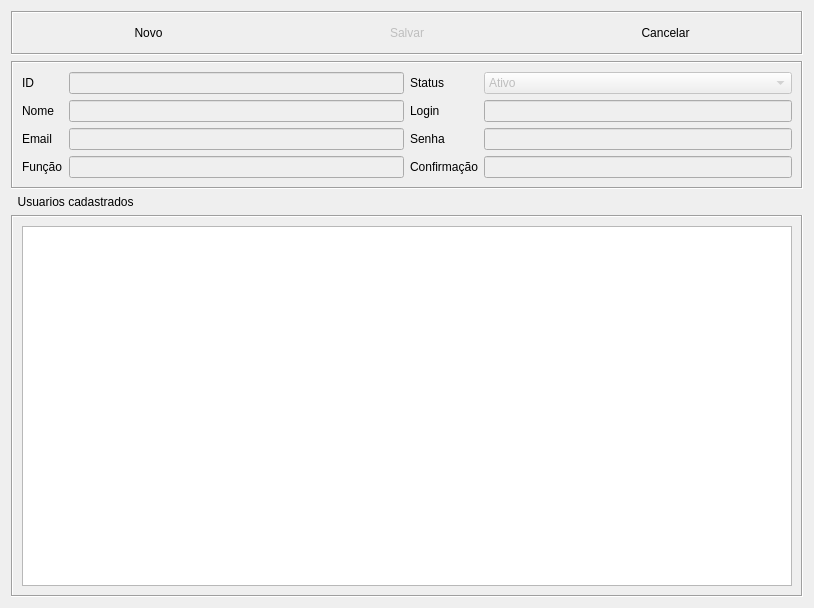
<?xml version="1.0" encoding="UTF-8"?>
<ui version="4.0">
 <class>Dialog</class>
 <widget class="QDialog" name="Dialog">
  <property name="geometry">
   <rect>
    <x>0</x>
    <y>0</y>
    <width>814</width>
    <height>608</height>
   </rect>
  </property>
  <property name="windowTitle">
   <string>Cadastro de Usuario</string>
  </property>
  <property name="windowIcon">
   <iconset resource="img.qrc">
    <normaloff>:/newPrefix/images/User-icon.png</normaloff>:/newPrefix/images/User-icon.png</iconset>
  </property>
  <layout class="QVBoxLayout" name="verticalLayout">
   <item>
    <widget class="QFrame" name="frame_3">
     <property name="frameShape">
      <enum>QFrame::Box</enum>
     </property>
     <property name="frameShadow">
      <enum>QFrame::Sunken</enum>
     </property>
     <layout class="QHBoxLayout" name="horizontalLayout_2">
      <item>
       <widget class="QPushButton" name="Novo">
        <property name="text">
         <string>Novo</string>
        </property>
        <property name="icon">
         <iconset resource="img.qrc">
          <normaloff>:/newPrefix/images/add.png</normaloff>:/newPrefix/images/add.png</iconset>
        </property>
        <property name="flat">
         <bool>true</bool>
        </property>
       </widget>
      </item>
      <item>
       <widget class="QPushButton" name="Salvar">
        <property name="enabled">
         <bool>false</bool>
        </property>
        <property name="text">
         <string>Salvar</string>
        </property>
        <property name="icon">
         <iconset resource="img.qrc">
          <normaloff>:/newPrefix/images/button_ok.png</normaloff>:/newPrefix/images/button_ok.png</iconset>
        </property>
        <property name="flat">
         <bool>true</bool>
        </property>
       </widget>
      </item>
      <item>
       <widget class="QPushButton" name="Deletar">
        <property name="text">
         <string>Cancelar</string>
        </property>
        <property name="icon">
         <iconset resource="img.qrc">
          <normaloff>:/newPrefix/images/button_cancel.png</normaloff>:/newPrefix/images/button_cancel.png</iconset>
        </property>
        <property name="flat">
         <bool>true</bool>
        </property>
       </widget>
      </item>
     </layout>
    </widget>
   </item>
   <item>
    <widget class="QFrame" name="frame_2">
     <property name="frameShape">
      <enum>QFrame::Box</enum>
     </property>
     <property name="frameShadow">
      <enum>QFrame::Sunken</enum>
     </property>
     <layout class="QHBoxLayout" name="horizontalLayout">
      <item>
       <layout class="QFormLayout" name="formLayout">
        <item row="3" column="0">
         <widget class="QLabel" name="label_3">
          <property name="text">
           <string>Função</string>
          </property>
          <property name="buddy">
           <cstring>EditFuncao</cstring>
          </property>
         </widget>
        </item>
        <item row="2" column="0">
         <widget class="QLabel" name="label_2">
          <property name="text">
           <string>Email</string>
          </property>
          <property name="buddy">
           <cstring>EditEmail</cstring>
          </property>
         </widget>
        </item>
        <item row="1" column="0">
         <widget class="QLabel" name="label">
          <property name="text">
           <string>Nome</string>
          </property>
          <property name="buddy">
           <cstring>EditNome</cstring>
          </property>
         </widget>
        </item>
        <item row="0" column="0">
         <widget class="QLabel" name="label_9">
          <property name="text">
           <string>ID</string>
          </property>
         </widget>
        </item>
        <item row="3" column="1">
         <widget class="QLineEdit" name="EditFuncao">
          <property name="enabled">
           <bool>false</bool>
          </property>
         </widget>
        </item>
        <item row="2" column="1">
         <widget class="QLineEdit" name="EditEmail">
          <property name="enabled">
           <bool>false</bool>
          </property>
         </widget>
        </item>
        <item row="1" column="1">
         <widget class="QLineEdit" name="EditNome">
          <property name="enabled">
           <bool>false</bool>
          </property>
         </widget>
        </item>
        <item row="0" column="1">
         <widget class="QLineEdit" name="EditID">
          <property name="enabled">
           <bool>false</bool>
          </property>
         </widget>
        </item>
       </layout>
      </item>
      <item>
       <layout class="QFormLayout" name="formLayout_2">
        <item row="3" column="1">
         <widget class="QLineEdit" name="EditConfirme">
          <property name="enabled">
           <bool>false</bool>
          </property>
          <property name="echoMode">
           <enum>QLineEdit::Password</enum>
          </property>
         </widget>
        </item>
        <item row="3" column="0">
         <widget class="QLabel" name="label_6">
          <property name="text">
           <string>Confirmação</string>
          </property>
          <property name="buddy">
           <cstring>EditConfirme</cstring>
          </property>
         </widget>
        </item>
        <item row="2" column="0">
         <widget class="QLabel" name="label_5">
          <property name="text">
           <string>Senha</string>
          </property>
          <property name="buddy">
           <cstring>EditSenha</cstring>
          </property>
         </widget>
        </item>
        <item row="1" column="0">
         <widget class="QLabel" name="label_4">
          <property name="text">
           <string>Login</string>
          </property>
          <property name="buddy">
           <cstring>EditLogin</cstring>
          </property>
         </widget>
        </item>
        <item row="2" column="1">
         <widget class="QLineEdit" name="EditSenha">
          <property name="enabled">
           <bool>false</bool>
          </property>
          <property name="echoMode">
           <enum>QLineEdit::Password</enum>
          </property>
         </widget>
        </item>
        <item row="0" column="0">
         <widget class="QLabel" name="label_8">
          <property name="text">
           <string>Status</string>
          </property>
         </widget>
        </item>
        <item row="1" column="1">
         <widget class="QLineEdit" name="EditLogin">
          <property name="enabled">
           <bool>false</bool>
          </property>
         </widget>
        </item>
        <item row="0" column="1">
         <widget class="QComboBox" name="ComboStatus">
          <property name="enabled">
           <bool>false</bool>
          </property>
          <item>
           <property name="text">
            <string>Ativo</string>
           </property>
          </item>
          <item>
           <property name="text">
            <string>Inativo</string>
           </property>
          </item>
         </widget>
        </item>
       </layout>
      </item>
     </layout>
    </widget>
   </item>
   <item>
    <widget class="QLabel" name="label_7">
     <property name="text">
      <string>  Usuarios cadastrados</string>
     </property>
    </widget>
   </item>
   <item>
    <widget class="QFrame" name="frame_4">
     <property name="frameShape">
      <enum>QFrame::Box</enum>
     </property>
     <property name="frameShadow">
      <enum>QFrame::Sunken</enum>
     </property>
     <layout class="QHBoxLayout" name="horizontalLayout_3">
      <item>
       <widget class="QTableView" name="tabela">
        <property name="editTriggers">
         <set>QAbstractItemView::NoEditTriggers</set>
        </property>
        <property name="tabKeyNavigation">
         <bool>false</bool>
        </property>
        <property name="alternatingRowColors">
         <bool>true</bool>
        </property>
        <property name="selectionMode">
         <enum>QAbstractItemView::SingleSelection</enum>
        </property>
        <property name="selectionBehavior">
         <enum>QAbstractItemView::SelectRows</enum>
        </property>
        <property name="sortingEnabled">
         <bool>true</bool>
        </property>
        <attribute name="horizontalHeaderStretchLastSection">
         <bool>true</bool>
        </attribute>
       </widget>
      </item>
     </layout>
    </widget>
   </item>
  </layout>
 </widget>
 <tabstops>
  <tabstop>EditNome</tabstop>
  <tabstop>EditEmail</tabstop>
  <tabstop>EditFuncao</tabstop>
  <tabstop>ComboStatus</tabstop>
  <tabstop>EditLogin</tabstop>
  <tabstop>EditSenha</tabstop>
  <tabstop>EditConfirme</tabstop>
  <tabstop>Salvar</tabstop>
  <tabstop>Novo</tabstop>
  <tabstop>EditID</tabstop>
  <tabstop>Deletar</tabstop>
  <tabstop>tabela</tabstop>
 </tabstops>
 <resources>
  <include location="img.qrc"/>
 </resources>
 <connections/>
</ui>
